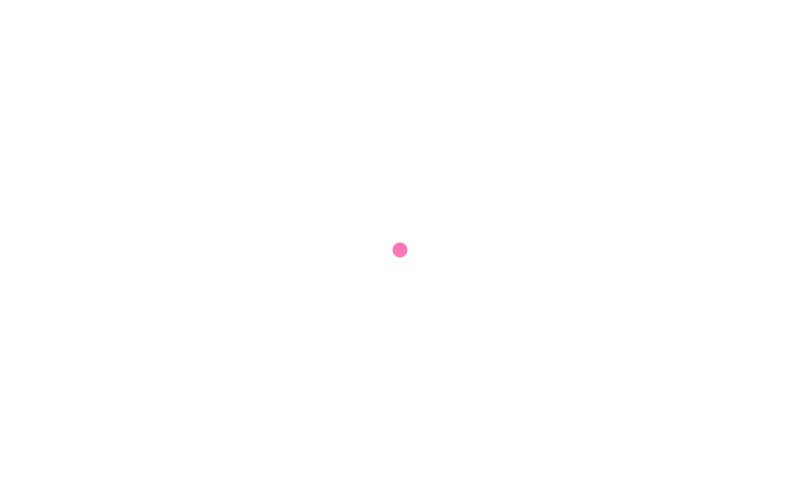
Frame 1 (no input)
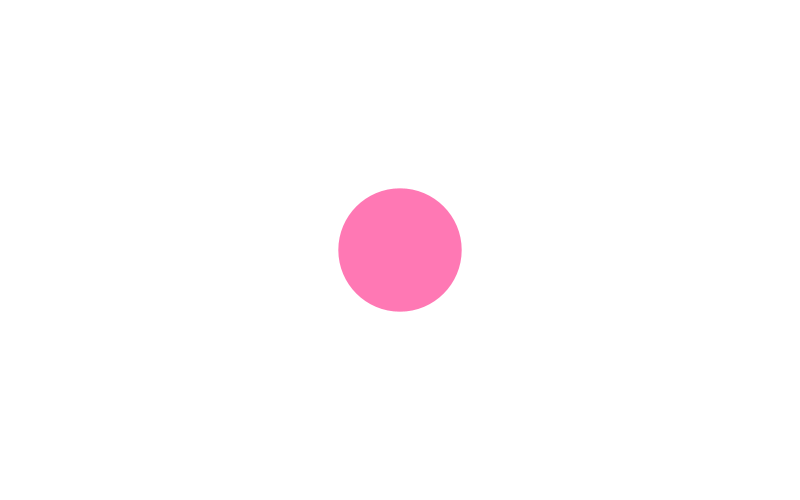
Frame 60 (the mouse pressed at the canvas centre just before this capture)
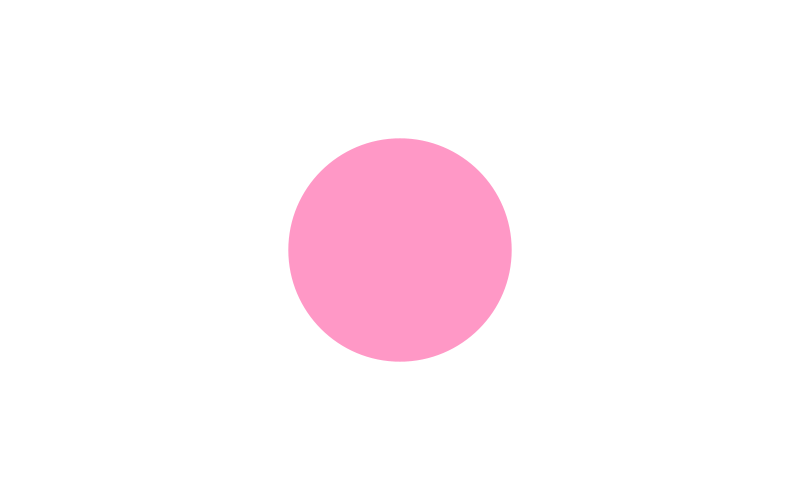
Frame 120 (the mouse held since frame 60 and released just before this capture)

The Processing sketch that drew these frames (run headless with seeded random() and noise(); from frame 60 on, the mouse is pressed at the canvas centre):

// Processing sketch: state
// ── state.pde
float elapsedTime = 0, time = 0, timeStamp = 0;
int state = 0;

void setup() {
    size(800, 500);
    noStroke();
    rectMode(CENTER);
}

void draw() {
    elapsedTime = float(millis()) / 1000;
    time = elapsedTime - timeStamp;
    background(255);
    switch (state) {
    case 0:
        fill(255, 120, 180, (3 - time) * 255);
        ellipse(width / 2, height / 2, 100 * time, 100 * time);
        if (time >= 3.0) {
            state = 1;
            timeStamp = elapsedTime;
        }
        break;
    case 1:
        fill( 120, 180, 255, (2 - time) * 255);
        rect(width / 2, height / 2, 100 * time, 100 * time);
        if (time >= 2.0) {
            state = 2;
            timeStamp = elapsedTime;
        }
        break;
    case 2:
        fill(180, 255, 120, (3 - time) * 255);
        rect(width / 2, height / 2, time * width / 3, time * height / 3);
        if (time >= 3.0) {
            state = 0;
            timeStamp = elapsedTime;
        }
        break;
    }
}
